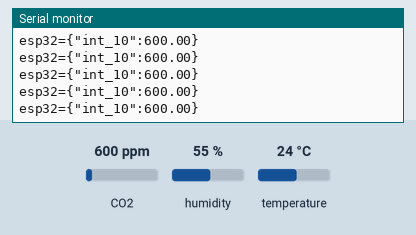
The sketch below on a simulated ESP32. On the bench: the last lines printed to the serial monitor. The inputs (shaded band) are chosen by the test bench; at power-on: CO2 600 ppm, humidity 55 %, temperature 24 °C. WiFi joins after 1.5 s; servers stay silent unless stated.

Above: at 3.7 s.
3.8 s: CO2 set to 452 ppm
At 4.07 s:
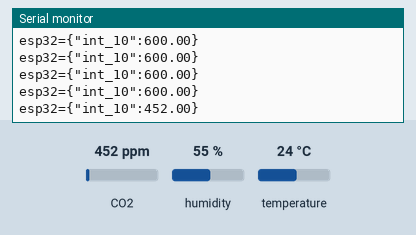
5.3 s: CO2 set to 1050 ppm
At 5.47 s:
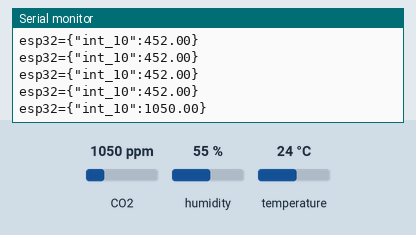
Timing chart, 0 to 8.3 s (numbered marks = the images above; inputs shaded):
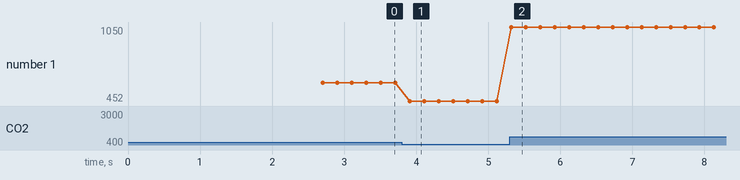

The sketch:

Building_Sensor_Implementation.ino
```cpp
#include <stdio.h>

// WiFi libraries
#include <WiFi.h>
#include <WiFiMulti.h>
#include <WiFiSTA.h>
// #include "esp_wifi.h"

// Sensor Libraries
#include <Adafruit_SCD30.h>
//#include <Adafruit_SHT4x.h>


// WiFi information
const char* ssid = "ssid";
const char* password = "password";
const uint16_t port = 5000;

char* PI_IP = "IP";
WiFiMulti WiFiMulti;

// Sensors instantiation
//Adafruit_SHT4x sht4 = Adafruit_SHT4x();
Adafruit_SCD30 scd30 = Adafruit_SCD30();

/*
initial Setup for the wifi to connect to our rasberry pi
*/
void WiFi_Setup() {
  // Setting the Baud to be 115200
  Serial.begin(115200);


  while (!Serial) {
    delay(10);
  }
  WiFi.mode(WIFI_STA);
  // Login to the host WiFi
  WiFiMulti.addAP(ssid, password);
  Serial.println();

  // Delay until a connection is made
  int total_delay = 0;
  while (WiFiMulti.run() != WL_CONNECTED){
      Serial.print(".");
      delay(1000);
      total_delay += 1000;
      // ends the function after 60 seconds of delay
      Serial.print(total_delay);
      if (total_delay > 60000) {
        return;
      }
    }

  // Connection complete,

  Serial.println("WiFi Connected");
  Serial.print("IP Address: ");
  Serial.println(WiFi.localIP());

  // WiFi.softAP("MyESP32AP");


  delay(1000);


}

/*
Initial Setup for our Carbon Dioxide and Temperature Sensor, SCD30
*/
void scd30_setup() {
  // Setting the Baud to be 115200
  Serial.begin(115200);
  while (!Serial) {
    delay(10);
  }

  Serial.println("Adafruit SCD30 setup");

  // Try to initialize!
  if (!scd30.begin()) {
    Serial.println("Failed to find SCD30 chip");
    return;
  }
  Serial.println("SCD30 Found!");


  // if (!scd30.setMeasurementInterval(10)){
  //   Serial.println("Failed to set measurement interval");
  //   while(1){ delay(10);}
  // }
  // Scans every 2 Seconds
  Serial.print("Measurement Interval: ");
  Serial.print(scd30.getMeasurementInterval());
  Serial.println(" seconds");
}
/*
void sht40_setup() {
  // Setting the Baud to be 115200
  Serial.begin(115200);
  while (!Serial) {
    delay(10);
  }

  Serial.println("Adafruit SHT40 setup");
  if (!sht4.begin()) {
    Serial.println("Couldn't find SHT40");
    break;
  }
  Serial.println("Found SHT40 sensor");
  Serial.print("Serial number 0x");
  Serial.println(sht4.readSerial(), HEX);

  // You can have 3 different precisions, higher precision takes longer
  sht4.setPrecision(SHT4X_HIGH_PRECISION);
  switch (sht4.getPrecision()) {
    case SHT4X_HIGH_PRECISION:
      Serial.println("High precision");
      break;
    case SHT4X_MED_PRECISION:
      Serial.println("Med precision");
      break;
    case SHT4X_LOW_PRECISION:
      Serial.println("Low precision");
      break;
  }

  // You can have 6 different heater settings
  // higher heat and longer times uses more power
  // and reads will take longer too!
}
*/

void setup() {
  // put your setup code here, to run once:
  WiFi_Setup();
  scd30_setup();
  //sht40_setup();
}

void loop() {
  // put your main code here, to run repeatedly:
  // wifi_sta_list_t wifi_sta_list;
  // tcpip_adapter_sta_list_t adapter_sta_list;
  // memset(&wifi_sta_list, 0, sizeof(wifi_sta_list));
  // memset(&adapter_sta_list, 0, sizeof(adapter_sta_list));
  // esp_wifi_ap_get_sta_list(&wifi_sta_list);
  // tcpip_adapter_get_sta_list(&wifi_sta_list, &adapter_sta_list);
  // tcpip_adapter_sta_info_t station = adapter_sta_list.sta[0];
  // PI_IP = ip4addr_ntoa(&(station.ip));

  if (scd30.dataReady()) {
    WiFiClient client;
    if(!client.connect(PI_IP, port)){
      Serial.println("Connection Failed. Retrying in 10 seconds. ");
      delay(10000);

      return;
    }
    if (!scd30.read()){
      Serial.println("Error reading sensor data");
      return;
    }

    char buff[10];
    float reading = scd30.CO2;
    String C02_string = "";
    dtostrf(reading, 4, 6, buff);
    C02_string += buff;
    String PostData = "esp32={\"int_10\":" + String(scd30.CO2) + "}";

    client.println("POST /echo HTTP/1.1");
	  client.println("Host:  ESP32");
	  client.println("User-Agent: Arduino/1.0");
	  client.println("Connection: close");
	  client.println("Content-Type: application/x-www-form-urlencoded; charset=UTF-8");
	  client.print("Content-Length: ");
	  client.println(PostData.length());
	  client.println();
	  client.println(PostData);
	  Serial.println(PostData);
	  client.stop();

  }
  else{
    delay(1000);
  }
}
```

Measured:
- after the input at 3.8 s, the serial monitor: prints a new line after 0.11 s (image 1)
- after the input at 5.3 s, the serial monitor: prints a new line at once (image 2)
- plotted number 1: 600 → 452 after the input at 3.8 s, 452 → 1050 after the input at 5.3 s
